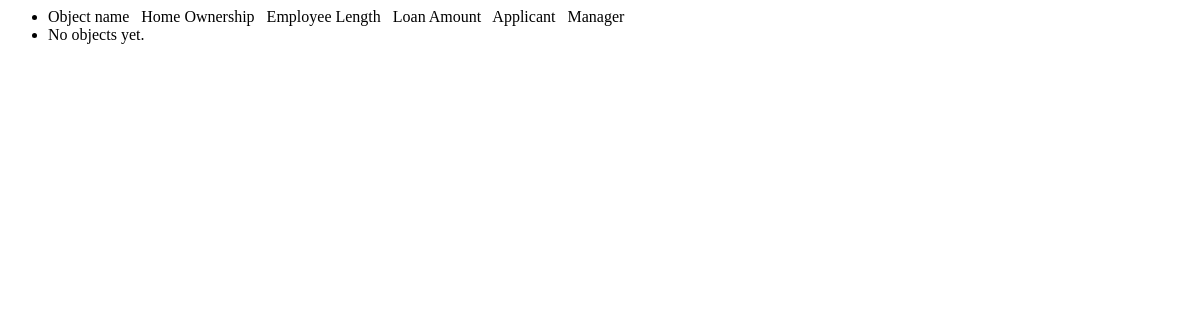
The app's page /loan/ (signed in), older data.
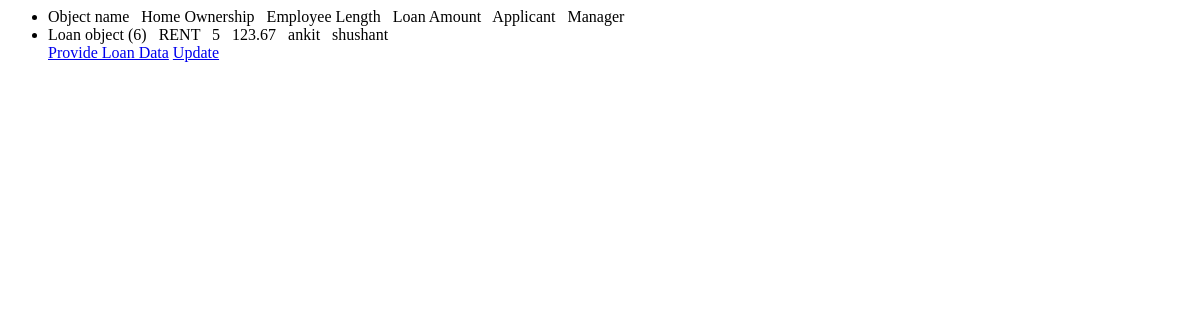
The same page, newer data.
### loan_approval/models.py (models this page shows)
class Loan(models.Model):
    OWNERSHIP_CHOICES = [('RENT','RENT'),
                         ('OWN','OWN'),
                         ('MORTGAGE','MORTGAGE'),
                         ('OTHER','OTHER')
                         ]
    INTENTIONS = [('PERSONAL','PERSONAL'),
                  ('EDUCATION','EDUCATION'),
                  ('MEDICAL','MEDICAL'),
                  ('VENTURE','VENTURE'),
                  ('HOMEIMPROVEMENT','HOMEIMPROVEMENT'),
                  ('DEBTCONSOLIDATION','DEBTCONSOLIDATION')
                  ]
    home_ownership = models.CharField(max_length=10,choices=OWNERSHIP_CHOICES)
    emp_length = models.PositiveIntegerField(validators=[MinValueValidator(0),
                                       MaxValueValidator(43)])
    loan_amount = models.FloatField(validators=[MinValueValidator(0.0),
                                       MaxValueValidator(40000.0)])
    person_age = models.PositiveIntegerField(validators=[MinValueValidator(18),
                                       MaxValueValidator(110)])
    income = models.FloatField(validators=[MinValueValidator(1000.0),
                                       MaxValueValidator(7000000.0)])
    loan_intent = models.CharField(max_length=20,choices=INTENTIONS)
    applicant_details = models.ForeignKey(Applicant, on_delete=models.CASCADE)
    managed_by = models.ForeignKey(Employee, on_delete=models.SET_NULL, null=True)

class Applicant(models.Model):
    applicant = models.OneToOneField(User, on_delete=models.CASCADE)
    def __str__(self):
        return f'{self.applicant.username}'

class Employee(models.Model):
    employee = models.OneToOneField(User, on_delete=models.CASCADE)
    def __str__(self):
        return f'{self.employee.username}'

### loan_approval/views.py (the view)
# urls.py: path('loan/',LoanListView.as_view(), name='employee_loan_list'),
@method_decorator(login_required(login_url=reverse_lazy('loan_approval:user_login')),name="dispatch")
class LoanListView(ListView):
    model = Loan
    template_name = 'loan_approval/employee_loan_request.html'
    def get_queryset(self):
        queryset = self.model._default_manager.all()
        try:
            user = self.request.user.employee
        except:
            return queryset
        else:
            return queryset.filter(managed_by = user)

### loan_approval/templates/loan_approval/employee_loan_request.html (shortened to what this page needs)
<ul>
    <li>Object name &nbsp; Home Ownership &nbsp; Employee Length &nbsp; Loan Amount &nbsp; Applicant &nbsp; Manager &nbsp;</li>
    {% for object in object_list %}
    <li>
        {{ object }} &nbsp; {{object.home_ownership}} &nbsp; {{object.emp_length}} &nbsp; {{object.loan_amount}}
        &nbsp; {{object.applicant_details}} &nbsp; {{object.managed_by}}<br>
        <a href="{% url 'loan_approval:loan_details_create' pk=object.id%}">Provide Loan Data</a>
        {% if object.loandetails %}
        <a href="{% url 'loan_approval:loan_details_update' pk=object.loandetails.id %}">Update</a>
        {% endif %}
    </li>
    {% empty %}
    <li>No objects yet.</li>
    {% endfor %}
</ul>

Row changes from the older to the newer data that the page shows:
added Loan: id "Loan object (6)", home_ownership "RENT", emp_length "5", loan_amount "123.67", applicant_details "ankit", managed_by "shushant", shows "Update"
Text that changed along with them:
text no longer shown: "No objects yet."
